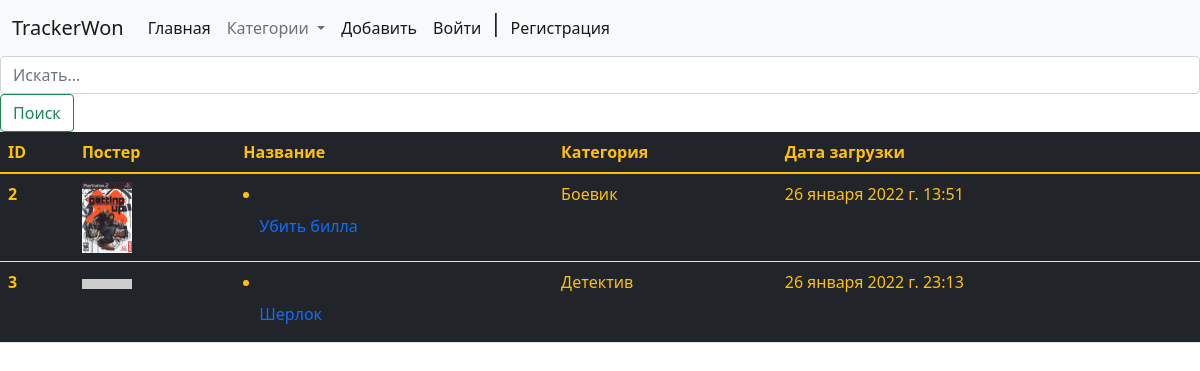
/, run on an earlier commit of the app's database.
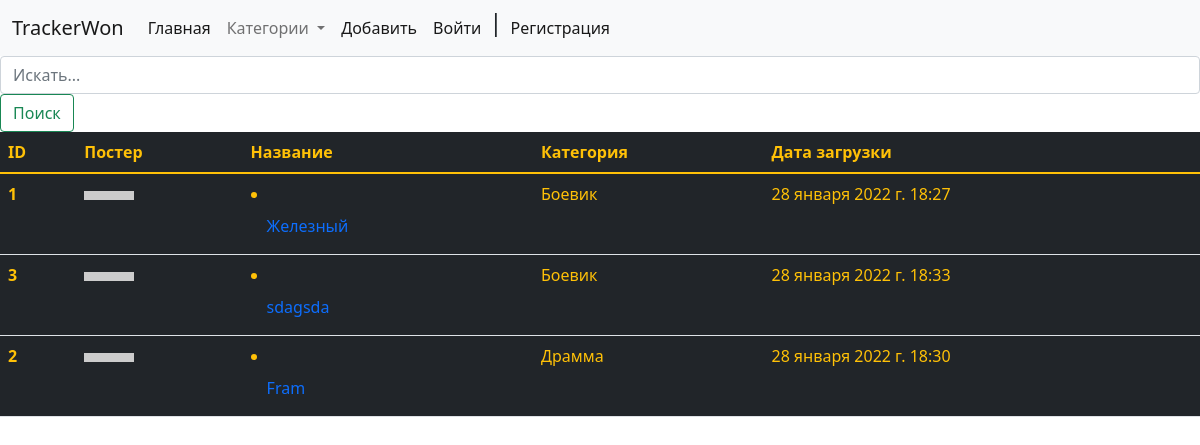
And on a later commit of the database.
### main/models.py (models this page shows, shortened)
class File(models.Model):
    title = models.CharField("Заголовок", max_length=50)
    context = models.TextField("Описание", max_length=1000)
    photo = models.ImageField("Фото", upload_to="photo/%Y/%m/%d", blank=True)
    file = models.FileField("Фаил", upload_to="file/%Y/%m/%d", blank=True)
    date_published = models.DateTimeField("Дата публикации", auto_now_add=True)
    date_updated = models.DateTimeField("Обновление", auto_now=True)
    is_published = models.BooleanField("Публикация", default=True)
    category = models.ForeignKey(
        "Category",
        on_delete=models.PROTECT,
        related_name="file_list",
        verbose_name="Категории",
    )
    def get_absolute_url(self):
        return reverse("file", kwargs={"slug": self.category.slug, "file_id": self.pk})
    class Meta:
        verbose_name = "Файл"
        verbose_name_plural = "Файлы"
        ordering = ["category"]

class Category(models.Model):
    title = models.CharField("Название категории", max_length=50)
    slug = models.SlugField()
    def __str__(self):
        return self.title
    class Meta:
        verbose_name = "Категория"
        verbose_name_plural = "Категории"
        ordering = ["title"]

### main/views.py (the view)
# urls.py: path("", IndexFile.as_view(), name="main"),
class IndexFile(generic.ListView):
    template_name = "main/main.html"
    context_object_name = "file"
    queryset = File.objects.filter(is_published=True)
    paginate_by = 10
    def get_context_data(self, *, object_list=None, **kwargs):
        context = super(IndexFile, self).get_context_data(**kwargs)
        context["category_list"] = Category.objects.all()
        return context
    def get_queryset(self):
        return File.objects.filter(is_published=True).select_related("category")

### templates/main/main.html (shortened to what this page needs)
{% extends "base.html" %}
{% block content_name %}
    <th scope="col">ID</th>
    <th scope="col">Постер</th>
    <th scope="col">Название</th>
    <th scope="col">Категория</th>
    <th scope="col">Дата загрузки</th>
{% endblock %}
{% block content %}
    <form class="d-flex">
        <input class="form-control me-2" type="search" placeholder="Искать..." aria-label="Search">
        <button class="btn btn-outline-success" type="submit">Поиск</button>
    </form>
    {% for item in file %}
        <tr>
            <th scope="row">{{ item.pk }}</th>
            {% if item.photo %}
                <td><img src="{{ item.photo.url }}" alt="connect" width="50"></td>
            {% else %}
                <td><img src="https://picsum.photos/id/1060/200/300/?blur=2" alt="connect" width="50"></td>
            {% endif %}
            <td>
                <li class="nav-item">
                    <a class="nav-link active" aria-current="page"
                       href="{{ item.get_absolute_url }}">{{ item.title }}</a>
                </li>
            </td>
            <td>{{ item.category }}</td>
            <td>{{ item.date_published }}</td>
        </tr>
    {% endfor %}
{% endblock %}

### templates/base.html (shortened to what this page needs)
<!doctype html>
<html lang="en">
<head>
    <link href="https://cdn.jsdelivr.net/npm/bootstrap@5.1.3/dist/css/bootstrap.min.css" rel="stylesheet"
>
</head>
<body>
{% include "inc/_nav.html" %}
<div class="align-top ">
    <table class="table text-warning bg-dark">
        <thead>
        <tr>
            {% block content_name %}{% endblock %}
        </tr>
        </thead>
        <tbody>
        {% block content %}{% endblock %}
        </tbody>
    </table>
</div>
</body>
</html>

### templates/inc/_nav.html (shortened to what this page needs)
<nav class="navbar navbar-expand-lg navbar-light bg-light ">
    <div class="container-fluid">
        <a class="navbar-brand" href="{% url 'main' %}">TrackerWon</a>
        <div class="collapse navbar-collapse" id="navbarSupportedContent">
            <ul class="navbar-nav me-auto mb-2 mb-lg-0">
                <li class="nav-item">
                    <a class="nav-link active" aria-current="page" href="{% url 'main' %}">Главная</a>
                </li>
                <li class="nav-item dropdown">
                    <a class="nav-link dropdown-toggle" href="#" id="navbarDropdown" role="button"
                       data-bs-toggle="dropdown" aria-expanded="false">
                        Категории
                    </a>
                <li class="nav-item">
                    <a class="nav-link active" aria-current="page" href="{% url 'create_file' %}">Добавить</a>
                </li>
                {% if request.user.is_authenticated %}
                    <li class="nav-item">
                        <a class="nav-link active" aria-current="page" href="{% url 'main' %}">{{ user.username }}</a>
                    </li><h4>|</h4>
                    <li class="nav-item">
                        <a class="nav-link active" aria-current="page" href="{% url 'logout' %}">Выйти</a>
                    </li>
                {% else %}
                    <li class="nav-item">
                        <a class="nav-link active" aria-current="page" href="{% url 'login' %}">Войти</a>
                    </li><h4>|</h4>
                    <li class="nav-item">
                        <a class="nav-link active" aria-current="page" href="{% url 'register' %}">Регистрация</a>
                    </li>
                {% endif %}
        </div>
    </div>
</nav>

What changed in the data, as far as the page shows it:
added File: pk "1", title "Железный", category "Боевик", date_published "28 января 2022 г. 18:27"
changed File id 3: title "Шерлок" → "sdagsda"; category "Детектив" → "Боевик"; date_published "26 января 2022 г. 23:13" → "28 января 2022 г. 18:33"; moves up the list
changed File id 2: title "Убить билла" → "Fram"; category "Боевик" → "Драмма"; date_published "26 января 2022 г. 13:51" → "28 января 2022 г. 18:30"; photo: picture removed
